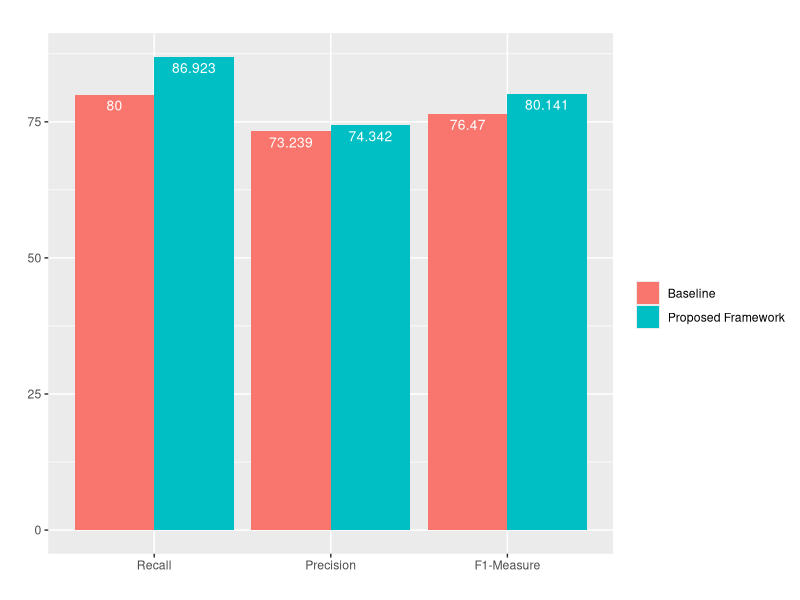

This chart was generated by the following R code: (Note: this script raises an error after producing the figure.)
library(ggplot2)
df1 <- data.frame(supp=rep(c("Baseline", "Proposed Framework"), each=3),
                  metric=rep(c("F1-score", "Precision", "Recall"),2),
                  len=c(89.309, 88.913, 89.709, 91.029, 90.131, 91.946))

df2 <- data.frame(supp=rep(c("Baseline", "Proposed Framework"), each=3),
                  metric=rep(c("F1-score", "Precision", "Recall"),2),
                  len=c(82.562, 80.555, 84.671, 87.755, 82.165, 94.160))

df3 <- data.frame(supp=rep(c("Baseline", "Proposed Framework"), each=3),
                  metric=rep(c("F1-score", "Precision", "Recall"),2),
                  len=c(76.470, 73.239, 80, 80.141, 74.342, 86.923))


library(ggplot2)
df1 <- data.frame(supp=rep(c("Baseline", "Proposed Framework"), each=3),
                  metric=rep(c("Recall", "Precision", "F1-Measure"),2),
                  len=c(89.709, 88.913, 89.309, 91.946, 90.131, 91.029))

df2 <- data.frame(supp=rep(c("Baseline", "Proposed Framework"), each=3),
                  metric=rep(c("Recall", "Precision", "F1-Measure"),2),
                  len=c(84.671, 80.555, 82.562, 94.160, 82.165, 87.755))

df3 <- data.frame(supp=rep(c("Baseline", "Proposed Framework"), each=3),
                  metric=rep(c("Recall", "Precision", "F1-Measure"),2),
                  len=c(80.000, 73.239, 76.470, 86.923, 74.342, 80.141))

head(df1)
#df1$metric=as.factor(df1$metric)
#df1$metric <- factor(df1$metric, as.character(df1$metric))
df1$metric <- factor(df1$metric, levels = c("Recall", "Precision", "F1-Measure"))
df2$metric <- factor(df2$metric, levels = c("Recall", "Precision", "F1-Measure"))
df3$metric <- factor(df3$metric, levels = c("Recall", "Precision", "F1-Measure"))



ggplot(data=df3, aes(x=metric, y=len, fill=supp)) +
  geom_bar(stat="identity", position=position_dodge()) +
  geom_text(aes(label=len), vjust=1.6, color="white",
          position = position_dodge(0.9), size=3.5) +
  labs(title="", x = "", y = "", color = "Categorias", fill = "")


library(forcats)

df1 %>%
  mutate(name = fct_relevel(name, "Recall", "Precision", "F1-Measure")) %>%
  ggplot( aes(x=name, y=val)) +
  geom_bar(stat="identity")





# Create some data
df2 <- data.frame(supp=rep(c("VC", "OJ"), each=3),
                  dose=rep(c("0.5", "1", "2"),2),
                  len=c(6.8, 15, 33, 4.2, 10, 29.5))
head(df2)


data_summary <- function(data, varname, groupnames){
  require(plyr)
  summary_func <- function(x, col){
    c(mean = mean(x[[col]], na.rm=TRUE),
      sd = sd(x[[col]], na.rm=TRUE))
  }
  data_sum<-ddply(data, groupnames, .fun=summary_func,
                  varname)
  data_sum <- rename(data_sum, c("mean" = varname))
  return(data_sum)
}


require(ggplot2)

data(ToothGrowth)

df3 <- data_summary(ToothGrowth, varname="len", 
                    groupnames=c("supp", "dose"))
# Convert dose to a factor variable
df3$dose=as.factor(df3$dose)

head(df3)


# Standard deviation of the mean as error bar
p <- ggplot(df3, aes(x=dose, y=len, fill=supp)) + 
  geom_bar(stat="identity", position=position_dodge())
#+
  #geom_errorbar(aes(ymin=len-sd, ymax=len+sd), width=.2,
  #              position=position_dodge(.9))

p + scale_fill_brewer(palette="Paired") + 
  #geom_text(aes(label=len), vjust=-0.3, size=3.5)+
  geom_text(aes(label=len), vjust=1.6, color="black", size=3.5) +
  theme_minimal()


ggplot(data=df2, aes(x=dose, y=len, fill=supp)) +
  geom_bar(stat="identity", position=position_dodge())+
  geom_text(aes(label=len), vjust=1.6, color="white",
            position = position_dodge(0.9), size=3.5)+
  scale_fill_brewer(palette="Paired")+
  theme_minimal()


ggplot(data=df3, aes(x=dose, y=len, fill=supp)) +
  geom_bar(stat="identity", position=position_dodge())+
  geom_text(aes(label=len), vjust=1.6, color="white",
            position = position_dodge(0.9), size=3.5)+
  geom_errorbar(aes(ymin=len-sd, ymax=len+sd), width=.2,
                position=position_dodge(.9))

  scale_fill_brewer(palette="Paired")+
  theme_minimal()
  
head(df3)  

df3

ggplot(data=df3, aes(x=dose, y=len, fill=supp)) +
    geom_bar(stat="identity", position=position_dodge())+
    #geom_text(aes(label=len), vjust=10, color="white",
  geom_text(aes(label=len), hjust=5, color="white",
              position = position_dodge(0.9), size=3.5)+
    geom_errorbar(aes(ymin=len-sd, ymax=len+sd), width=.2,
                  position=position_dodge(.9)) + 
  
    #scale_fill_brewer(palette="Paired")+
    theme_minimal() + 
    coord_flip()
